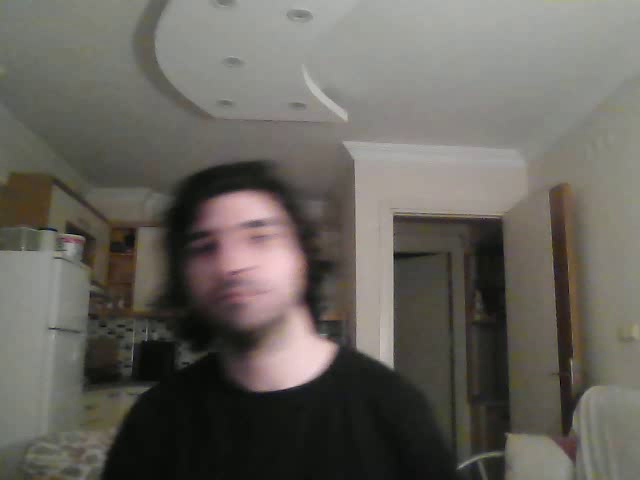
#> input picture frame 24 of project_Acar/input/camera.mp4, 640 x 480 px, given in place of the camera
$ python ps1_2.py
#> lines starting #> are read from the running program, lines starting #| are printed output that depends on the picture; after the words box and inside, x2 and y2 are one past the last pixel; in counts of white or black regions, pixels touching at a corner belong together
import cv2
import numpy as np
import time

# Create a VideoCapture object to capture video from the default webcam
cap = cv2.VideoCapture(0)

# Check if the webcam is successfully opened
if not cap.isOpened():
    print('Unable to open the webcam')
    exit()

# Get the frame width and height of the video stream
frame_width = int(cap.get(cv2.CAP_PROP_FRAME_WIDTH))
frame_height = int(cap.get(cv2.CAP_PROP_FRAME_HEIGHT))

# Define Sobel filters for x and y directions
sobel_x = np.array([[-1, 0, 1], [-2, 0, 2], [-1, 0, 1]])
sobel_y = np.array([[-1, -2, -1], [0, 0, 0], [1, 2, 1]])

# Define the font and position to display FPS on the video frames
font = cv2.FONT_HERSHEY_SIMPLEX
fps_pos = (10, 30)

# Initialize the previous time and the start time
prev_time = 0
start_time = time.time()

# Create a VideoWriter object to record the video
fourcc = cv2.VideoWriter_fourcc(*'XVID')
out = cv2.VideoWriter('./output/ps1_2_output.avi', fourcc, 30.0, (frame_width * 2, frame_height))

# Start reading and processing the frames from the video stream
while True:
    # Read a frame from the video stream
    ret, frame = cap.read()
#> frame is the input picture: shape (480, 640, 3); mean B, G, R 93.1, 99.4, 102.9

    # If there is an error reading the frame, exit the loop
    if not ret:
        break

    # Convert the frame to grayscale
    gray_frame = cv2.cvtColor(frame, cv2.COLOR_BGR2GRAY)
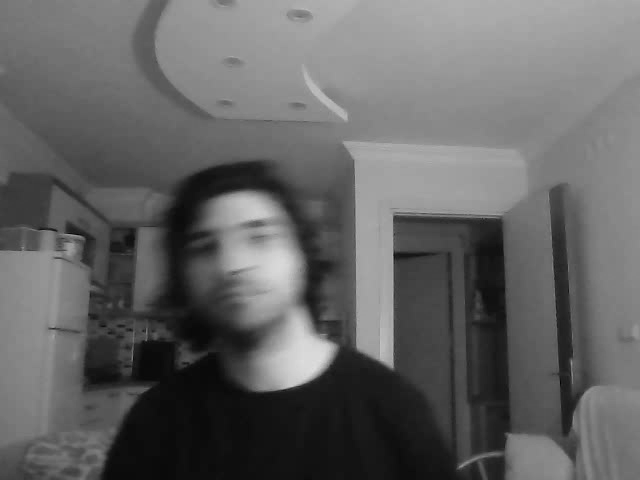
#> gray_frame: shape (480, 640); min 3, max 222, mean 99.7

    # Compute the gradient magnitude using Sobel filters
    gradient_x = cv2.filter2D(gray_frame, -1, sobel_x).astype(np.float32)
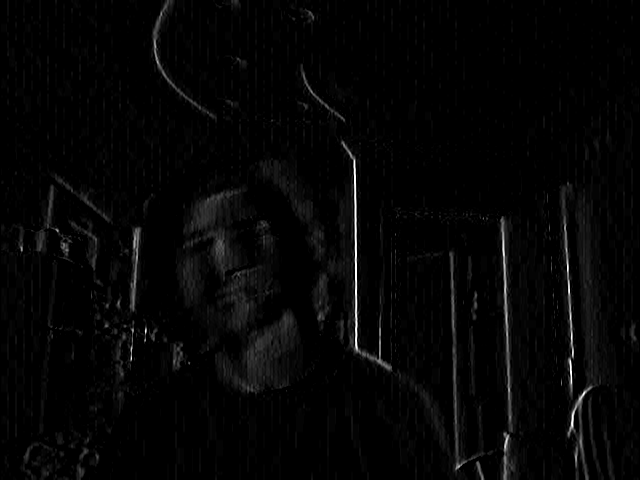
#> gradient_x: shape (480, 640) float32; min 0, max 255, mean 5.2
    gradient_y = cv2.filter2D(gray_frame, -1, sobel_y).astype(np.float32)
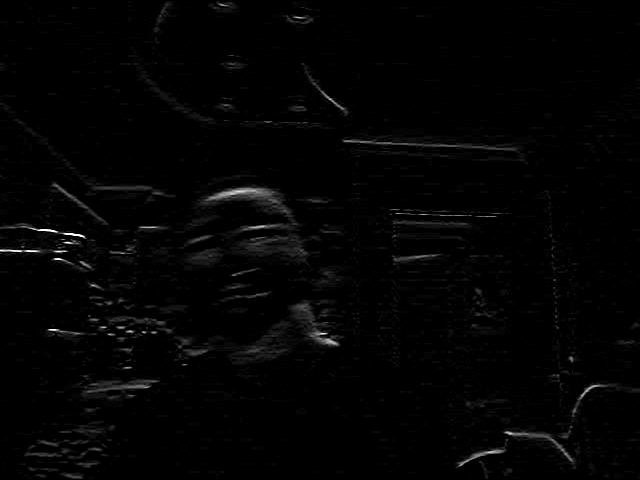
#> gradient_y: shape (480, 640) float32; min 0, max 255, mean 3.5

    #np.clip to limit the gradient magnitude to [0,255] range
    gradient_magnitude = np.clip(cv2.magnitude(gradient_x, gradient_y), 0, 255).astype(np.uint8)
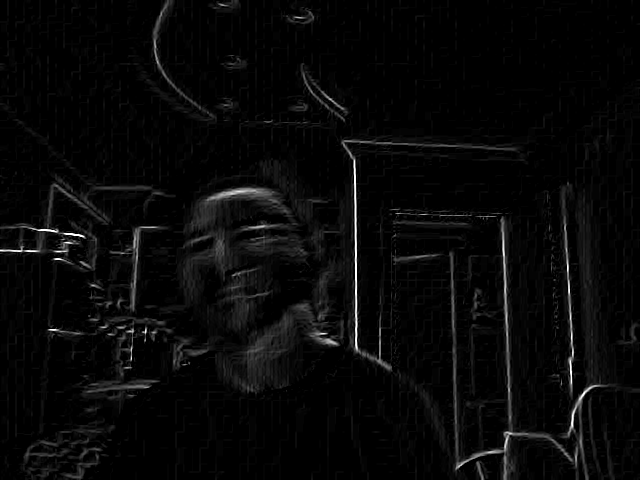
#> gradient_magnitude: shape (480, 640); min 0, max 255, mean 8

    # Get the current time and compute the FPS
    curr_time = time.time()
    fps = int(1 / (curr_time - prev_time))
    prev_time = curr_time

    # Resize the input frame to match the size of the gradient magnitude image
    resized_frame = cv2.resize(frame, (gradient_magnitude.shape[1], gradient_magnitude.shape[0]))

    # Concatenate the input frame and the gradient magnitude image side by side
    combined_frame = np.concatenate((resized_frame, cv2.cvtColor(gradient_magnitude, cv2.COLOR_GRAY2BGR)), axis=1)
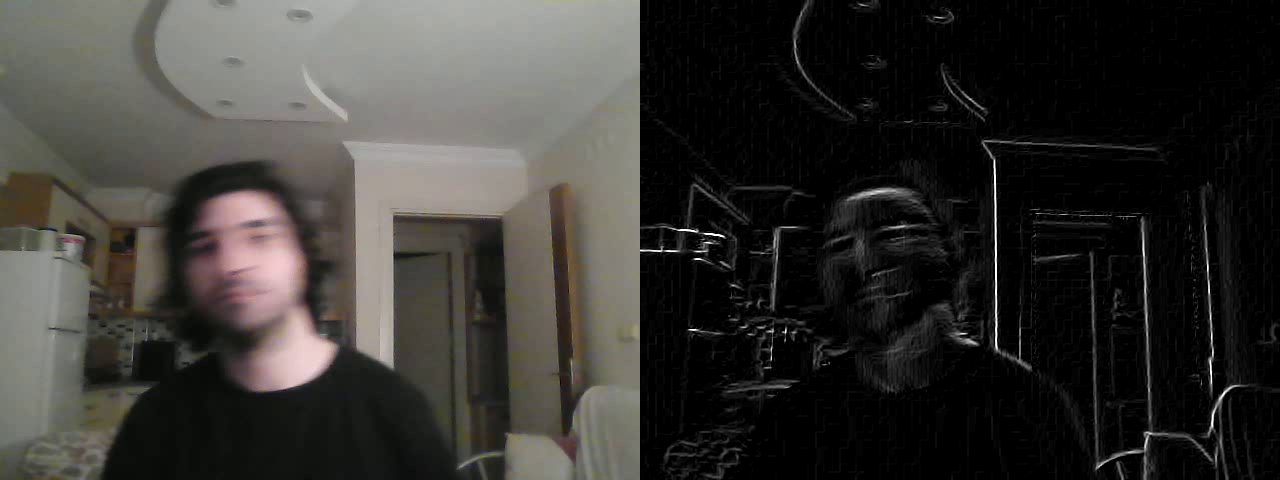
#> combined_frame: shape (480, 1280, 3); mean B, G, R 50.6, 53.7, 55.4

    # Display the combined frame on the screen and write it to the output video
    cv2.putText(combined_frame, f'FPS: {fps}', fps_pos, font, 1, (0, 255, 0), 2, cv2.LINE_AA)
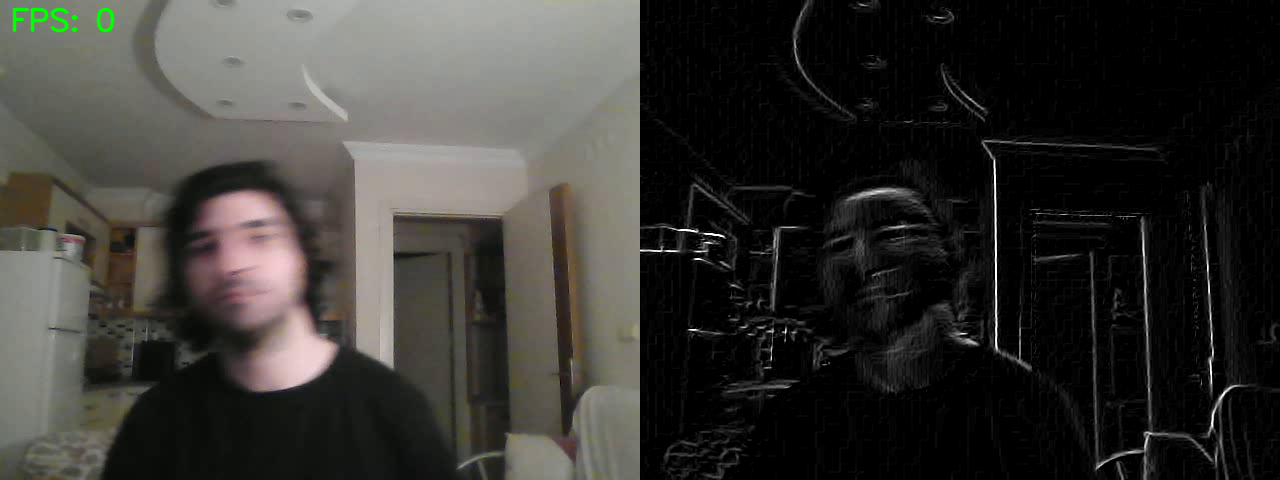
#> combined_frame: shape (480, 1280, 3); 0.18% of pixels changed, all inside (x1, y1, x2, y2) = (12, 7, 115, 33)
    cv2.imshow('Combined', combined_frame)
    out.write(combined_frame.astype(np.uint8))

    # Wait for the 'q' key to be pressed to exit the loop
    if cv2.waitKey(1) & 0xFF == ord('q'):
#> (key q is pressed here)
        break

    # Stop recording after 15 seconds
    if time.time() - start_time >= 15:
        break

# Release the VideoCapture and VideoWriter objects and destroy all windows
cap.release()
out.release()
cv2.destroyAllWindows()

$ run again, starting later in the video
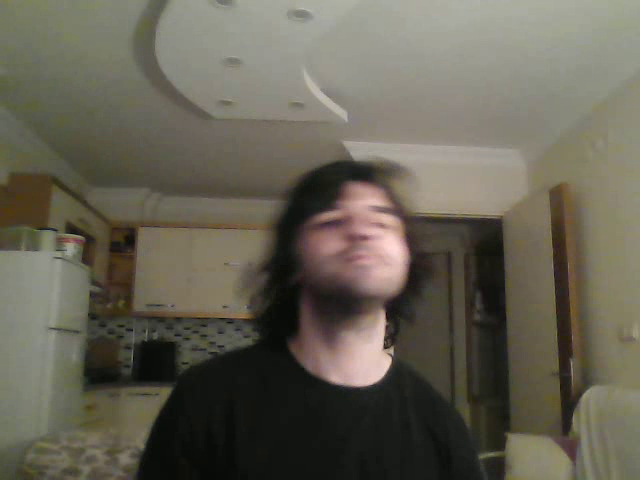
#> input picture frame 109 of project_Acar/input/camera.mp4, 640 x 480 px, given in place of the camera
#> frame is the input picture: shape (480, 640, 3); mean B, G, R 84.4, 97.5, 101.7
#> `gradient_magnitude = np.clip(cv2.magnitude(gradient_x, gradient_y), 0,..`:
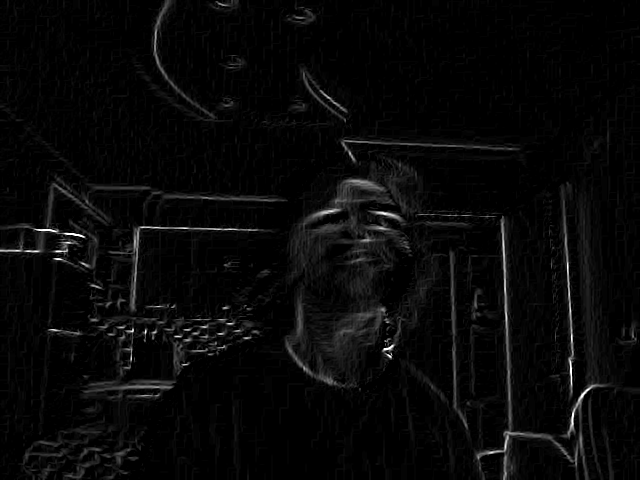
#> gradient_magnitude: shape (480, 640); min 0, max 255, mean 8
#> `cv2.putText(combined_frame, f'FPS: {fps}', fps_pos, font, 1, (0, 255, ..`:
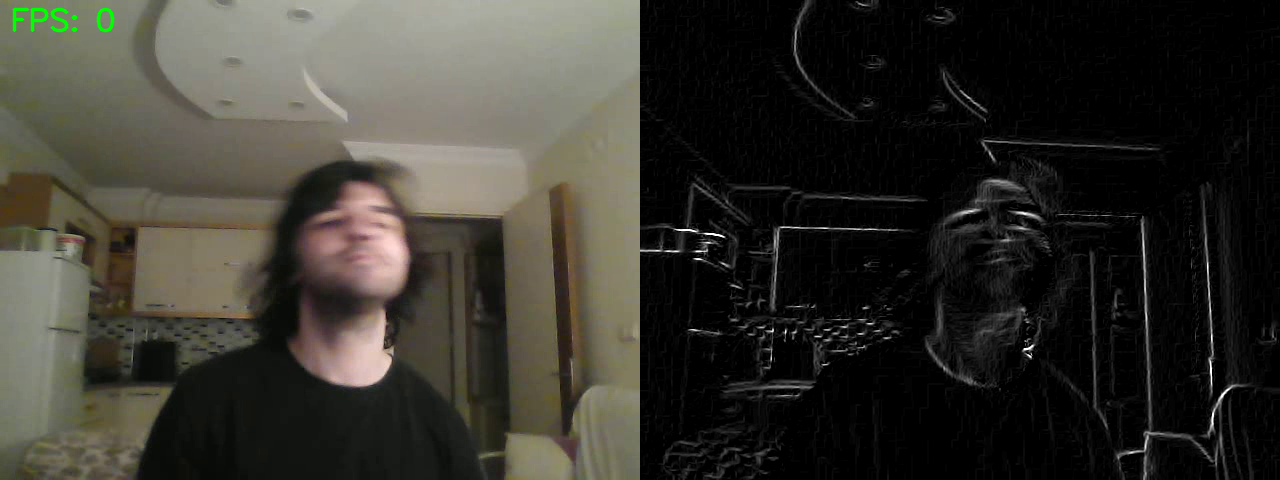
#> combined_frame: shape (480, 1280, 3); mean B, G, R 46.1, 52.9, 54.7

$ run again, starting later in the video
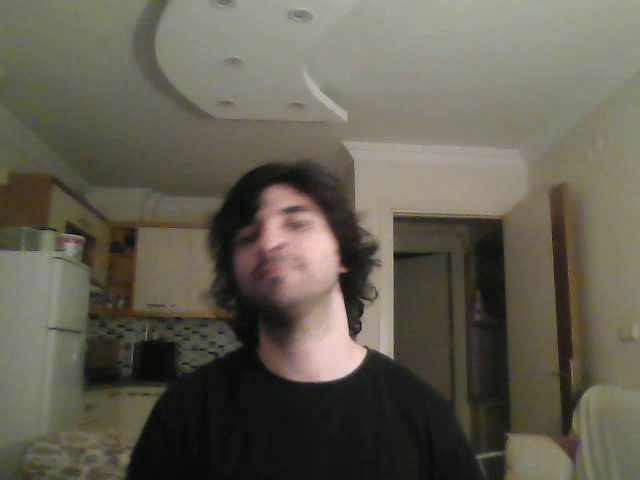
#> input picture frame 194 of project_Acar/input/camera.mp4, 640 x 480 px, given in place of the camera
#> frame is the input picture: shape (480, 640, 3); mean B, G, R 82.4, 94.8, 98.8
#> `gradient_magnitude = np.clip(cv2.magnitude(gradient_x, gradient_y), 0,..`:
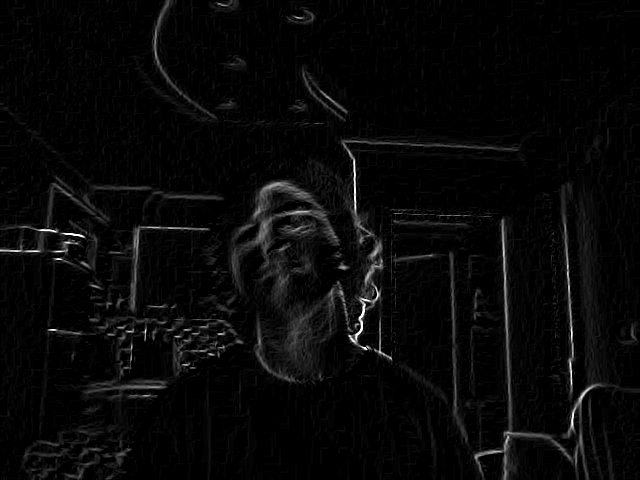
#> gradient_magnitude: shape (480, 640); min 0, max 255, mean 8.3
#> `cv2.putText(combined_frame, f'FPS: {fps}', fps_pos, font, 1, (0, 255, ..`:
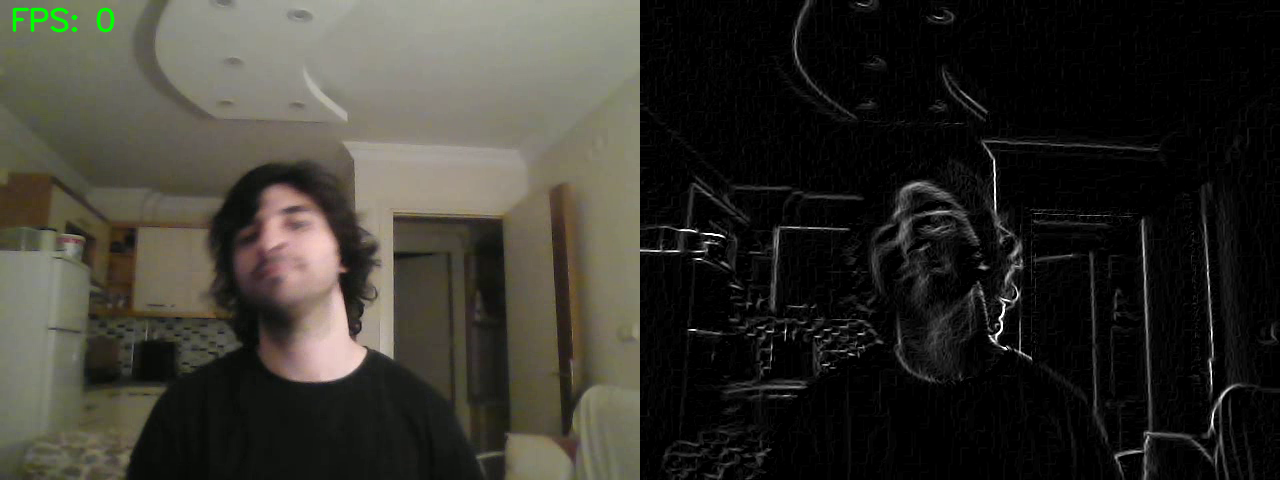
#> combined_frame: shape (480, 1280, 3); mean B, G, R 45.2, 51.7, 53.4
